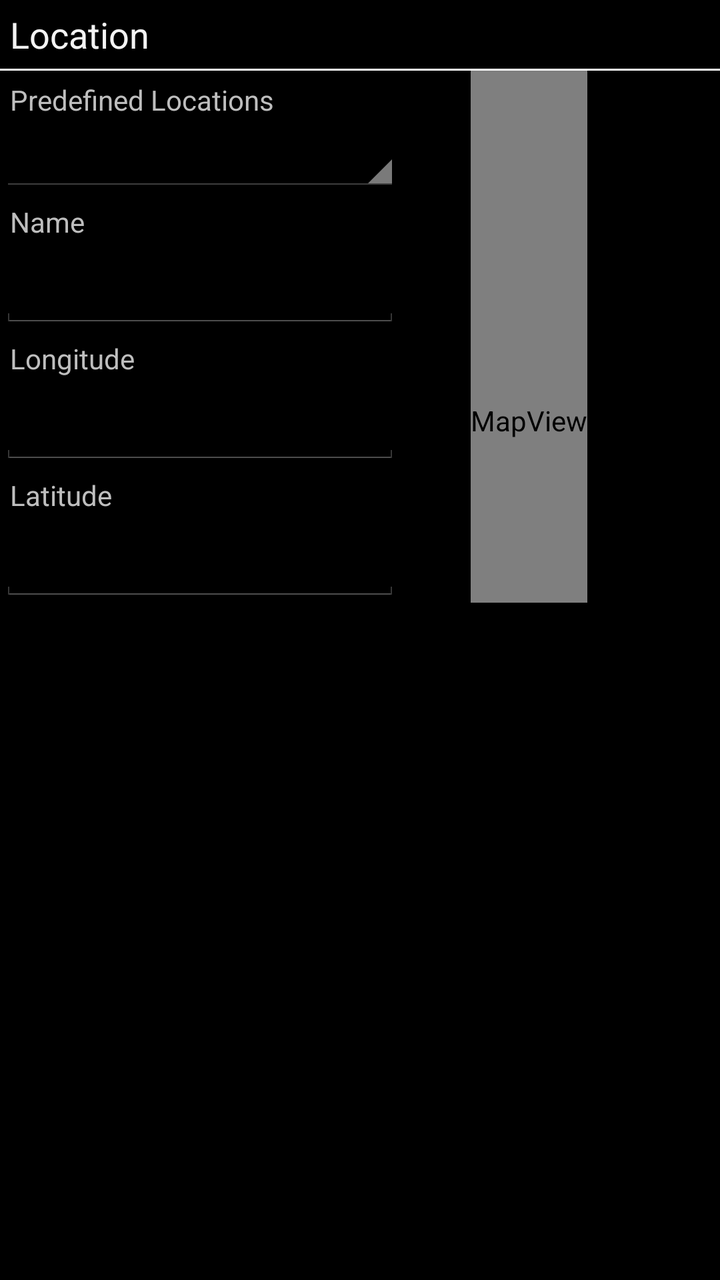
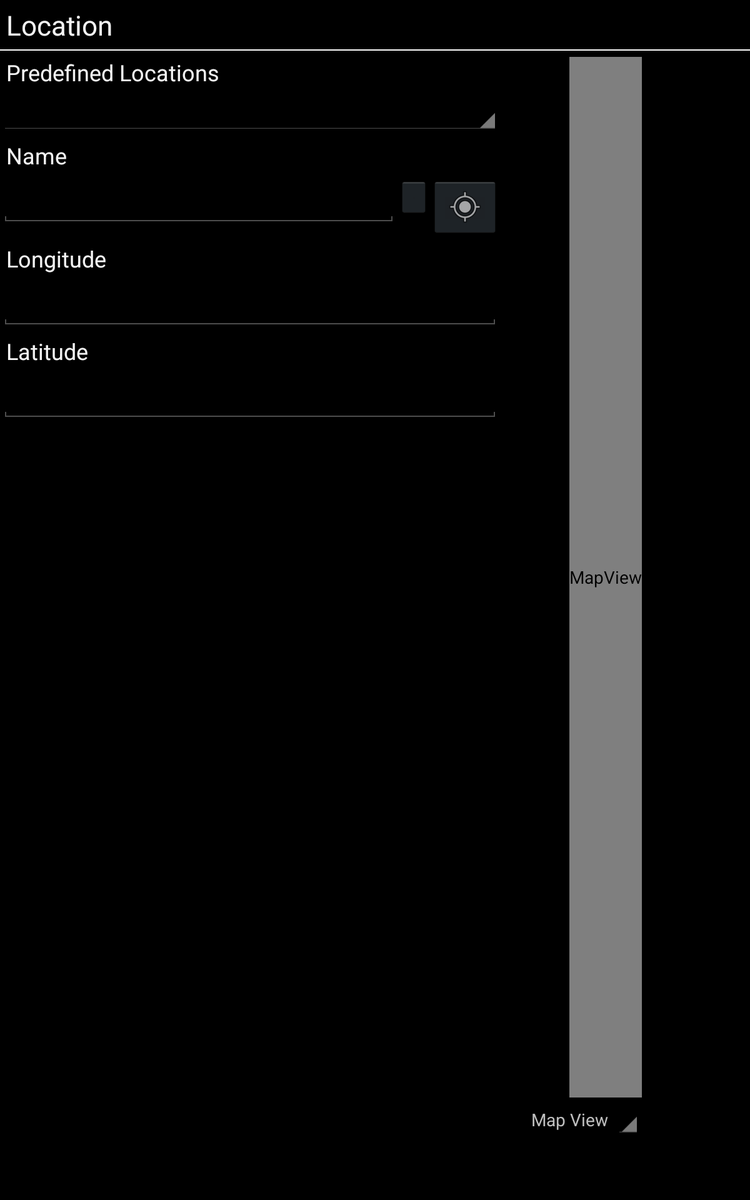

First picture: res/layout/ on a phone held upright. Second picture: the repository's own variant of that layout, on a device whose configuration matches the variant's folder. Source for both follows.
<!-- AndroidManifest.xml: application theme AppTheme -->
<!-- res/layout/wizard_location.xml -->
<?xml version="1.0" encoding="utf-8"?>
<LinearLayout xmlns:android="http://schemas.android.com/apk/res/android"
    android:layout_width="match_parent"
    android:layout_height="match_parent"
    android:orientation="vertical" >

    <TextView
        android:id="@+id/textViewLocationTitle"
        android:layout_width="wrap_content"
        android:layout_height="wrap_content"
        android:paddingBottom="5dp"
        android:paddingLeft="5dp"
        android:paddingTop="5dp"
        android:text="@string/locationTitle"
        android:textAppearance="?android:attr/textAppearanceMedium" />

    <View
        android:id="@+id/separator"
        android:layout_width="fill_parent"
        android:layout_height="1dip"
        android:background="#ffffff" />

    <LinearLayout
        android:id="@+id/locationLayout"
        android:layout_width="match_parent"
        android:layout_height="wrap_content"
        android:paddingBottom="50dp" >

        <LinearLayout
            android:layout_width="200dp"
            android:layout_height="wrap_content"
            android:orientation="vertical" >

            <TextView
                android:id="@+id/textViewLocationPredefined"
                android:layout_width="wrap_content"
                android:layout_height="wrap_content"
                android:padding="5dp"
                android:text="@string/locationDescription" />

            <Spinner
                android:id="@+id/spinnerLocationPredefined"
                android:layout_width="match_parent"
                android:layout_height="wrap_content"
                android:padding="5dp" />

            <TextView
                android:id="@+id/textViewLocationDescription"
                android:layout_width="wrap_content"
                android:layout_height="wrap_content"
                android:padding="5dp"
                android:text="@string/locationName" />

            <EditText
                android:id="@+id/editTextLocationName"
                android:layout_width="match_parent"
                android:layout_height="wrap_content"
                android:ems="10"
                android:inputType="text" />

            <TextView
                android:id="@+id/textViewLongitude"
                android:layout_width="wrap_content"
                android:layout_height="wrap_content"
                android:padding="5dp"
                android:text="@string/locationLongitude" />

            <EditText
                android:id="@+id/editTextLongitude"
                android:layout_width="match_parent"
                android:layout_height="wrap_content"
                android:clickable="false"
                android:ems="10"
                android:focusable="false"
                android:focusableInTouchMode="false"
                android:inputType="none" />

            <TextView
                android:id="@+id/textViewLatitude"
                android:layout_width="wrap_content"
                android:layout_height="wrap_content"
                android:padding="5dp"
                android:text="@string/locationLatitude" />

            <EditText
                android:id="@+id/editTextLatitude"
                android:layout_width="match_parent"
                android:layout_height="wrap_content"
                android:clickable="false"
                android:ems="10"
                android:focusable="false"
                android:focusableInTouchMode="false"
                android:inputType="none" />
        </LinearLayout>

        <LinearLayout
            android:id="@+id/locationLayoutMap"
            android:layout_width="wrap_content"
            android:layout_height="fill_parent"
            android:gravity="right"
            android:orientation="vertical" >

            <com.google.android.maps.MapView
                android:id="@+id/mapView"
                style="@style/mapView"
                android:layout_width="wrap_content"
                android:layout_height="350dp"
                android:apiKey="0_T9Ob_jBFT4WlMFT7qcAH2NIOkHj2Gmixce7HQ"
                android:clickable="true"
                android:enabled="true" />

            <LinearLayout
                android:id="@+id/locationLayoutMapSpinner"
                android:layout_width="wrap_content"
                android:layout_height="wrap_content"
                android:gravity="right"
                android:orientation="horizontal" >

                <TextView
                    android:id="@+id/textViewMapType"
                    android:layout_width="wrap_content"
                    android:layout_height="wrap_content"
                    android:padding="5dp"
                    android:text="@string/locationMapType" />

                <Spinner
                    android:id="@+id/spinnerMapType"
                    android:layout_width="wrap_content"
                    android:layout_height="wrap_content"
                    android:padding="5dp" />
            </LinearLayout>
        </LinearLayout>
    </LinearLayout>

</LinearLayout>
<!-- resources referenced by this layout -->
<resources>
  <string name="locationDescription">Predefined Locations</string>
  <string name="locationLatitude">Latitude</string>
  <string name="locationLongitude">Longitude</string>
  <string name="locationMapType">Map View</string>
  <string name="locationName">Name</string>
  <string name="locationTitle">Location</string>
  <!-- from res/values-v11/ -->
  <style name="mapView">
          <item name="android:gravity">center</item>
      </style>
  <!-- from res/values-v11/ -->
  <style name="AppTheme" parent="android:Theme.Holo" />
</resources>
<!-- res/layout-sw600dp/wizard_location.xml (the author's variant of the layout above) -->
<!-- drawn on a 7-inch tablet held upright -->
<?xml version="1.0" encoding="utf-8"?>
<LinearLayout xmlns:android="http://schemas.android.com/apk/res/android"
    android:layout_width="match_parent"
    android:layout_height="match_parent"
    android:orientation="vertical" >

    <TextView
        android:id="@+id/textViewLocationTitle"
        android:layout_width="wrap_content"
        android:layout_height="wrap_content"
        android:paddingBottom="5dp"
        android:paddingLeft="5dp"
        android:paddingTop="5dp"
        android:text="@string/locationTitle"
        android:textAppearance="?android:attr/textAppearanceLarge" />

    <View
        android:id="@+id/separator"
        android:layout_width="fill_parent"
        android:layout_height="1dip"
        android:background="#ffffff" />

    <LinearLayout
        android:id="@+id/locationLayout"
        android:layout_width="wrap_content"
        android:layout_height="fill_parent" >

        <LinearLayout
            android:layout_width="400dp"
            android:layout_height="fill_parent"
            android:orientation="vertical" >

            <TextView
                android:id="@+id/textViewLocationPredefined"
                android:layout_width="wrap_content"
                android:layout_height="wrap_content"
                android:padding="5dp"
                android:text="@string/locationDescription"
                android:textAppearance="?android:attr/textAppearanceMedium" />

            <Spinner
                android:id="@+id/spinnerLocationPredefined"
                android:layout_width="match_parent"
                android:layout_height="wrap_content"
                android:padding="5dp" />

            <TextView
                android:id="@+id/textViewLocationDescription"
                android:layout_width="wrap_content"
                android:layout_height="wrap_content"
                android:padding="5dp"
                android:text="@string/locationName"
                android:textAppearance="?android:attr/textAppearanceMedium" />

            <LinearLayout
                android:layout_width="match_parent"
                android:layout_height="wrap_content"
                android:orientation="horizontal" >

                <EditText
                    android:id="@+id/editTextLocationName"
                    android:layout_width="0dip"
                    android:layout_height="wrap_content"
                    android:layout_weight="1"
                    android:ems="10"
                    android:inputType="text|textNoSuggestions" />

                <ImageButton
                    android:id="@+id/buttonFindLocation"
                    android:layout_width="wrap_content"
                    android:layout_height="wrap_content"
                    android:contentDescription="Find this location"
                    android:src="@drawable/ic_action_search" />

                <ImageButton
                    android:id="@+id/buttonLocationGPS"
                    android:layout_width="wrap_content"
                    android:layout_height="wrap_content"
                    android:contentDescription="Use GPS to find location"
                    android:src="@android:drawable/ic_menu_mylocation" />

            </LinearLayout>

            <TextView
                android:id="@+id/textViewLongitude"
                android:layout_width="wrap_content"
                android:layout_height="wrap_content"
                android:padding="5dp"
                android:text="@string/locationLongitude"
                android:textAppearance="?android:attr/textAppearanceMedium" />

            <EditText
                android:id="@+id/editTextLongitude"
                android:layout_width="match_parent"
                android:layout_height="wrap_content"
                android:clickable="false"
                android:ems="10"
                android:focusable="false"
                android:focusableInTouchMode="false"
                android:inputType="none" />

            <TextView
                android:id="@+id/textViewLatitude"
                android:layout_width="wrap_content"
                android:layout_height="wrap_content"
                android:padding="5dp"
                android:text="@string/locationLatitude"
                android:textAppearance="?android:attr/textAppearanceMedium" />

            <EditText
                android:id="@+id/editTextLatitude"
                android:layout_width="match_parent"
                android:layout_height="wrap_content"
                android:clickable="false"
                android:ems="10"
                android:focusable="false"
                android:focusableInTouchMode="false"
                android:inputType="none" />
        </LinearLayout>

        <LinearLayout
            android:id="@+id/locationLayoutMap"
            android:layout_width="wrap_content"
            android:layout_height="fill_parent"
            android:layout_marginLeft="20dp"
            android:gravity="right"
            android:orientation="vertical" >

            <com.google.android.maps.MapView
                android:id="@+id/mapView"
                style="@style/mapView"
                android:layout_width="wrap_content"
                android:layout_height="0dp"
                android:layout_marginTop="5dp"
                android:layout_weight="1"
                android:apiKey="0_T9Ob_jBFT4WlMFT7qcAH2NIOkHj2Gmixce7HQ"
                android:clickable="true"
                android:enabled="true" />

            <LinearLayout
                android:id="@+id/locationLayoutMapSpinner"
                android:layout_width="wrap_content"
                android:layout_height="wrap_content"
                android:layout_marginBottom="50dp"
                android:gravity="right|bottom"
                android:orientation="horizontal" >

                <TextView
                    android:id="@+id/textViewMapType"
                    android:layout_width="wrap_content"
                    android:layout_height="wrap_content"
                    android:padding="5dp"
                    android:text="@string/locationMapType" />

                <Spinner
                    android:id="@+id/spinnerMapType"
                    android:layout_width="wrap_content"
                    android:layout_height="wrap_content"
                    android:padding="5dp" />
            </LinearLayout>
        </LinearLayout>
    </LinearLayout>

</LinearLayout>
